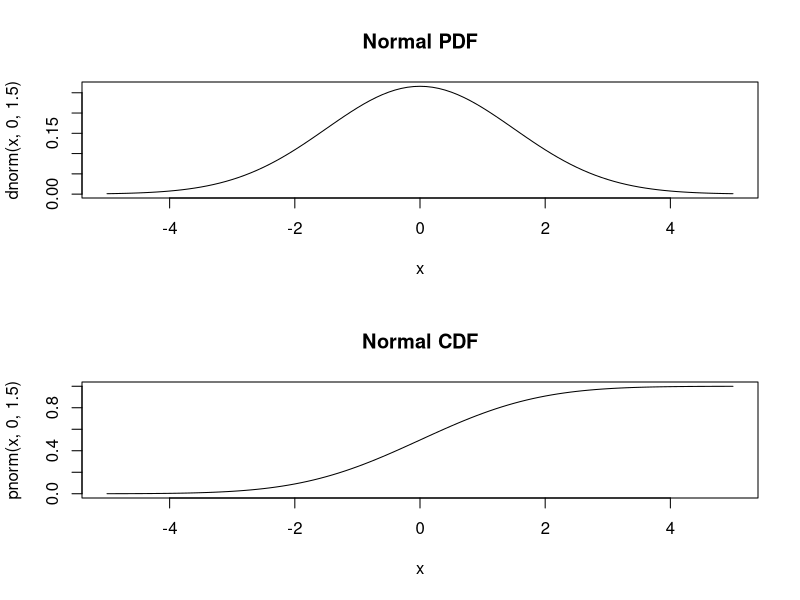

Generate this figure with R:
x <- seq(-5,5,0.1) # Generate a sequence of x-values from -5 to +5
par(mfrow=c(2,1)) # Plot them as 2 rows in 1 column
plot(x,dnorm(x,0,1.5),type="l",main="Normal PDF")
plot(x,pnorm(x,0,1.5),type="l",main="Normal CDF")